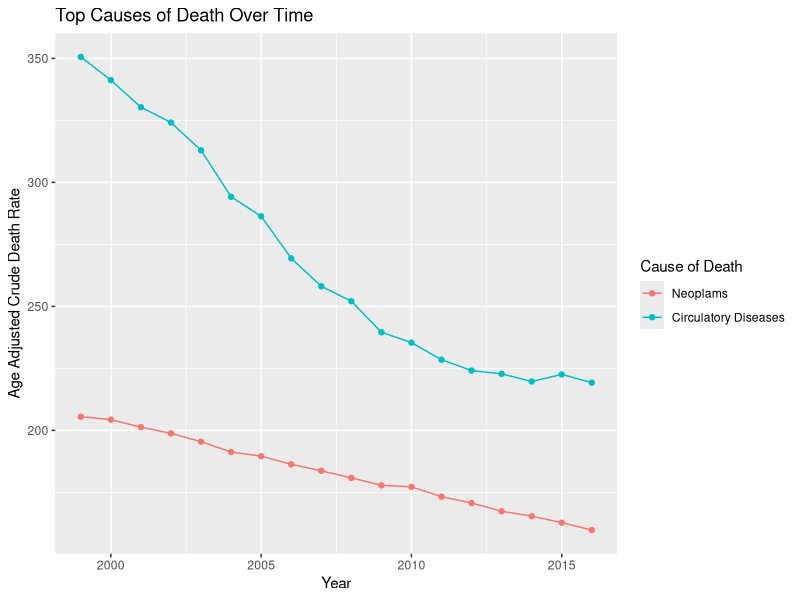
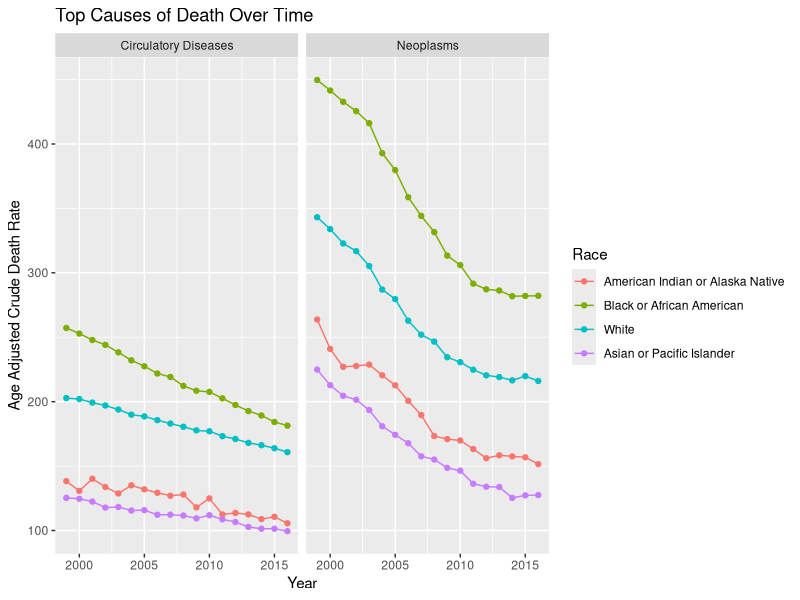
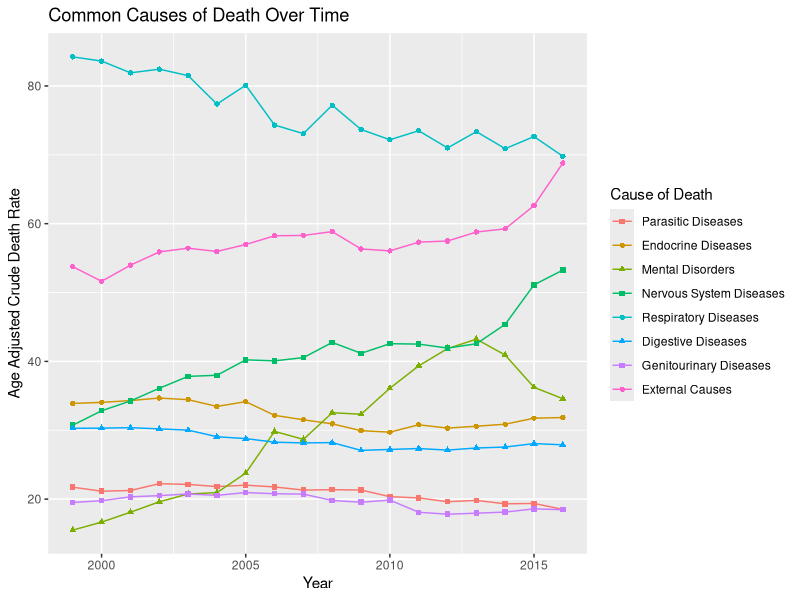
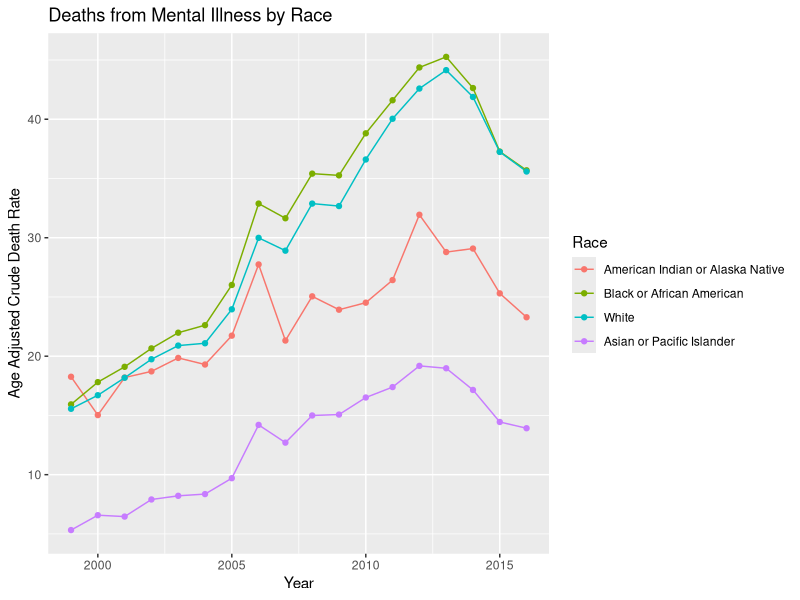
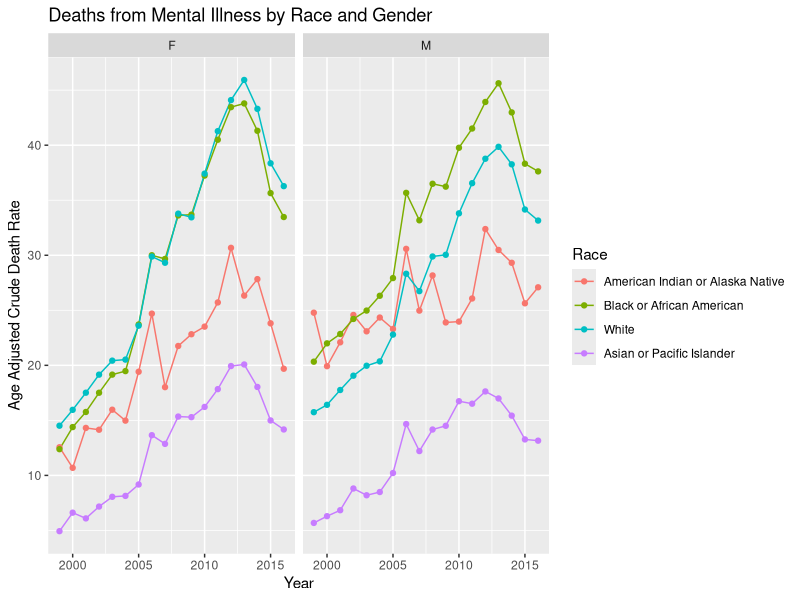
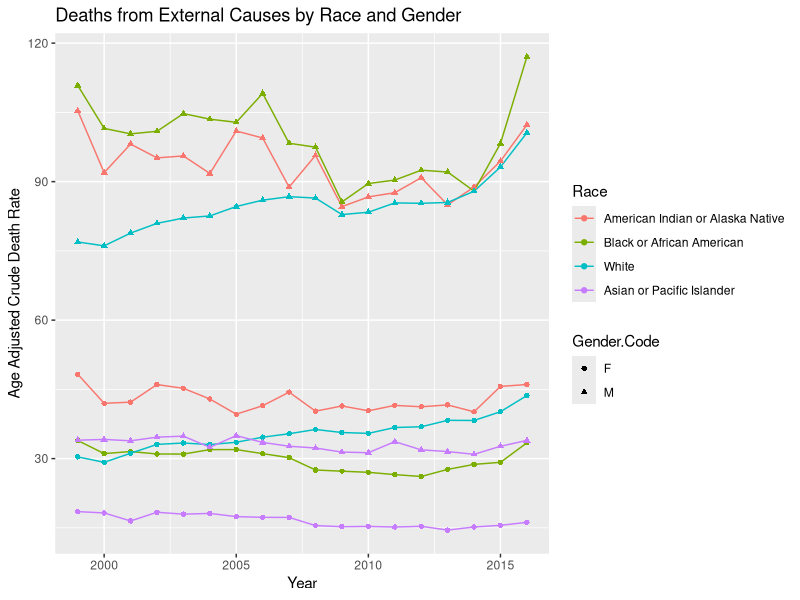
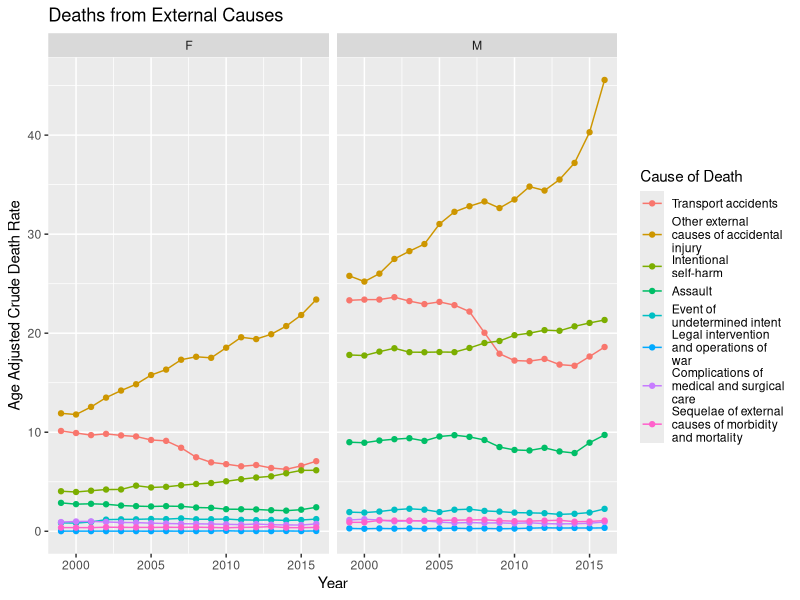

Generate these figures, in order, with R: (Note: this script raises an error after producing the figures.)
# Setup ----
library(rstudioapi)
library(tidyverse)

setwd(dirname(getActiveDocumentContext()$path))

df_1     <- read.delim("mortality_1999-2016_1.txt")
df_1_4   <- read.delim("mortality_1999-2016_1-4.txt")
df_5_9   <- read.delim("mortality_1999-2016_5-9.txt")
df_10_14 <- read.delim("mortality_1999-2016_10-14.txt")
df_15_19 <- read.delim("mortality_1999-2016_15-19.txt")
df_20_24 <- read.delim("mortality_1999-2016_20-24.txt")
df_25_34 <- read.delim("mortality_1999-2016_25-34.txt")
df_35_44 <- read.delim("mortality_1999-2016_35-44.txt")
df_35_44 <- read.delim("mortality_1999-2016_35-44.txt")
df_45_54 <- read.delim("mortality_1999-2016_45-54.txt")
df_55_64 <- read.delim("mortality_1999-2016_55-64.txt")
df_65_74 <- read.delim("mortality_1999-2016_65-74.txt")
df_75_84 <- read.delim("mortality_1999-2016_75-84.txt")
df_85    <- read.delim("mortality_1999-2016_85+.txt")

df <- rbind(df_1, 
            df_1_4, 
            df_5_9, 
            df_10_14, 
            df_15_19, 
            df_20_24, 
            df_25_34, 
            df_35_44,
            df_45_54,
            df_55_64,
            df_65_74,
            df_75_84,
            df_85)

# Data Cleaning ----

# Check for NA values
apply(df, 2, function(x) sum(is.na(x)))

# Create new dataframe to examine cause of NA Age Group values
age_group_na <- subset(df, subset = is.na(df$Age.Group.Code))

head(age_group_na)

# Remove NA Age Group values

df <- subset(df, subset = !is.na(df$Age.Group.Code))

# Create new dataframe to examine cause of NA Year values
year_na <- subset(df, subset = is.na(df$Year))

head(year_na)

# Remove NA Year values

df <- subset(df, subset = !is.na(df$Year))

# Check empty values

apply(df, 2, function(x) sum(x == ""))

# Check dataframe length to see if empty Notes values = total columns

dim(df)

# Check dataframe structure

str(df)

# Check unique values of columns to be converted into keys

unique(df$ICD.Sub.Chapter)
unique(df$ICD.Sub.Chapter.Code)
unique(df$Year)
unique(df$Year.Code)
unique(df$Age.Group)
unique(df$Age.Group.Code)
unique(df$Gender)
unique(df$Gender.Code)
unique(df$Race)
unique(df$Race.Code)

# Rename non-matching age groups

df$Age.Group <- gsub("(5-9 years)|(10-14 years)", "5-14 years", df$Age.Group)
df$Age.Group <- gsub("(15-19 years)|(20-24 years)", "15-24 years", df$Age.Group)
df$Age.Group.Code <- gsub("(5-9)|(10-14)", "5-14", df$Age.Group.Code)
df$Age.Group.Code <- gsub("(15-19)|(20-24)", "15-24", df$Age.Group.Code)

#Make ICD chapters

icd_key <- data.frame(
  ICD.Chapter.Code = c(
    "A00-B99",
    "C00-D48",
    "D50-D89",
    "E00-E90",
    "F00-F99",
    "G00-G99",
    "H00-H59",
    "H60-H95",
    "I00-I99",
    "J00-J99",
    "K00-K93",
    "L00-L99",
    "M00-M99",
    "N00-N99",
    "O00-O99",
    "P00-P96",
    "Q00-Q99",
    "R00-R99",
    "S00-T98",
    "V01-Y98",
    "Z00-Z99",
    "U00-U99"
  ),
  ICD.Chapter = c(
    "Parasitic Diseases",
    "Neoplams",
    "Blood Diseases",
    "Endocrine Diseases",
    "Mental Disorders",
    "Nervous System Diseases",
    "Eye Diseases",
    "Ear Diseases",
    "Circulatory Diseases",
    "Respiratory Diseases",
    "Digestive Diseases",
    "Skin Diseases",
    "Musculoskeletal Diseases",
    "Genitourinary Diseases",
    "Pregnancy/Childbirth",
    "Perinatal Conditions",
    "Congenital Malformations",
    "Not Classified Elsewhere",
    "Consequences of External Causes",
    "External Causes",
    "Healthcare Factors",
    "Special Purposes"
  )
)

# Add ICD Chapter Codes to df

library(sqldf)

df <- sqldf("SELECT df.*, icd_key.'ICD.Chapter.Code' 
      FROM df 
      JOIN icd_key ON 
        LEFTSTR(df.'ICD.Sub.Chapter.Code', 3) >= 
          LEFTSTR(icd_key.'ICD.Chapter.Code', 3)
        AND LEFTSTR(df.'ICD.Sub.Chapter.Code', 3) <= 
            RIGHTSTR(icd_key.'ICD.Chapter.Code', 3)")

# Convert Data Types

factors <- c("ICD.Chapter.Code", 
            "ICD.Sub.Chapter.Code",
            "Age.Group.Code",
            "Gender.Code",
            "Race.Code")

df[,factors] <- lapply(df[,factors],
                        factor)

# Create keys for columns to be removed

gender_key <- unique(df[, c("Gender.Code", "Gender")])
age_key <- unique(df[, c("Age.Group.Code", "Age.Group")])
icd_sub_key <- unique(df[, c("ICD.Chapter.Code", "ICD.Sub.Chapter.Code", "ICD.Sub.Chapter")])
race_key <- unique(df[, c("Race.Code", "Race")])

# Sort race_key alphabetically by code

race_key <- arrange(race_key, Race.Code)
icd_key <- arrange(icd_key, ICD.Chapter.Code)
icd_sub_key <- arrange(icd_sub_key, ICD.Sub.Chapter.Code)

# Add population weights to age key

age_key$Age.Weight <- c(0.013818, # <1
                        0.055317, # 1-4
                        0.145565, # 5-14
                        0.138646, # 15-24
                        0.135573, # 25-34
                        0.162613, # 35-44
                        0.134834, # 45-54
                        0.087247, # 55-64
                        0.066037, # 65-74
                        0.044842, # 75-84
                        0.015508  # >=85
)

# Remove unwanted columns
df <- subset(df, select = -c(1, 2, 5, 6, 8, 10, 14))

# Put ICD.Chapter.Code first

df <- select(df, ICD.Chapter.Code, everything())

# Collapse duplicate age groups

df <- df %>% 
  group_by(ICD.Chapter.Code, ICD.Sub.Chapter.Code, Year, Age.Group.Code, Gender.Code, Race.Code) %>%
  summarize_all(sum) %>%
  ungroup()

# Exploratory Analysis ----

total_deaths <- df %>%
  left_join(icd_key, by = c("ICD.Chapter.Code" = "ICD.Chapter.Code")) %>%
  group_by(ICD.Chapter.Code, ICD.Chapter) %>%
  summarise(Deaths = sum(Deaths)) %>%
  arrange(desc(Deaths))

print(total_deaths)

# Create function for calculating age adjusted death rates

# Function takes the name of the dataframe, then the name(s) of any grouping variables of interest
age_adjust <- function(X, ...){
  
  # Age.Group.Call needs to be included alongside the specific groups listed in the function call.
  X <- group_by(X, ..., Age.Group.Code)
  
  X <- summarise(X, Population = sum(unique(Population)), Deaths = sum(Deaths))
  
  # Calculate crude rate for each age group
  X$Crude.Rate <- (X$Deaths * 100000) / X$Population
  
  # Add in the age weights from the age_key dataframe 
  X <- merge(
    X,
    age_key[, c("Age.Group.Code", "Age.Weight")],
    by = "Age.Group.Code"
  ) 
  
  # Multiply crude rates by age weight and sum across age groups for finished product
  X$Age.Adjustment <- X$Age.Weight * X$Crude.Rate
  
  X <- group_by(X, ...)
  
  X <- summarise(X, Crude.Rate.Adjusted = sum(Age.Adjustment))
  
  return(X)
}

# Age Adjusted Crude Rate by year for two causes of death

death_cause <- c("I00-I99", "C00-D48")

filter(df, ICD.Chapter.Code %in% death_cause) %>%
  age_adjust(ICD.Chapter.Code, Year) %>%
  ggplot(aes(x = Year, y = Crude.Rate.Adjusted, color = ICD.Chapter.Code)) +
  geom_line() +
  geom_point() +
  ylab("Age Adjusted Crude Death Rate") +
  labs(title = "Top Causes of Death Over Time") +
  scale_color_discrete(
    labels = icd_key$ICD.Chapter[
      icd_key$ICD.Chapter.Code %in% death_cause
    ],
    name = "Cause of Death"
  )

# Age Adjusted Crude Rate by year and race for two causes of death

labels_top <- c("Neoplasms", "Circulatory Diseases")
names(labels_top) <- death_cause

filter(df, ICD.Chapter.Code %in% death_cause) %>%
  age_adjust(ICD.Chapter.Code, Year, Race.Code) %>%
  ggplot(aes(x = Year, y = Crude.Rate.Adjusted, color = Race.Code)) +
  geom_line() +
  geom_point() +
  facet_wrap(~ICD.Chapter.Code, labeller = labeller(ICD.Chapter.Code = labels_top))+
  ylab("Age Adjusted Crude Death Rate") +
  labs(title = "Top Causes of Death Over Time") +
  scale_color_discrete(labels = race_key$Race, name = "Race")

# Age adjusted crude rate for common causes of death 

death_cause <- total_deaths$ICD.Chapter.Code[
  which(
    total_deaths$Deaths > 999999 & 
      total_deaths$Deaths < 10000000
  )
]

filter(df, ICD.Chapter.Code %in% death_cause) %>%
  age_adjust(ICD.Chapter.Code, Year) %>%
  ggplot(aes(x = Year, y = Crude.Rate.Adjusted, color = ICD.Chapter.Code)) +
  geom_line() +
  geom_point(aes(shape = ICD.Chapter.Code)) + 
  ylab("Age Adjusted Crude Death Rate") +
  labs(title = "Common Causes of Death Over Time") +
  scale_color_discrete(
    labels = icd_key$ICD.Chapter[
      icd_key$ICD.Chapter.Code %in% death_cause
    ],
    name = "Cause of Death"
  ) +
  scale_linetype_discrete(
    labels = icd_key$ICD.Chapter[
      icd_key$ICD.Chapter.Code %in% death_cause
    ],
    name = "Cause of Death"
  ) +
  scale_shape_manual(
    labels = icd_key$ICD.Chapter[
      icd_key$ICD.Chapter.Code %in% death_cause
    ],
    name = "Cause of Death",
    values = c(15, 16, 17, 15, 16, 17, 15, 16)
  )

# Mental disorders by race

filter(df, ICD.Chapter.Code == "F00-F99") %>%
  age_adjust(ICD.Chapter.Code, Year, Race.Code) %>%
  ggplot(aes(x = Year, y = Crude.Rate.Adjusted, color = Race.Code)) +
  geom_line() +
  geom_point() +
  ylab("Age Adjusted Crude Death Rate") +
  labs(title = "Deaths from Mental Illness by Race") +
  scale_color_discrete(labels = race_key$Race, name = "Race")

# Mental disorders by race and gender

filter(df, ICD.Chapter.Code == "F00-F99") %>%
  age_adjust(ICD.Chapter.Code, Year, Race.Code, Gender.Code) %>%
  ggplot(aes(x = Year, y = Crude.Rate.Adjusted, color = Race.Code)) +
  facet_wrap(~Gender.Code) +
  geom_line() +
  geom_point() +
  ylab("Age Adjusted Crude Death Rate") +
  labs(title = "Deaths from Mental Illness by Race and Gender") +
  scale_color_discrete(labels = race_key$Race, name = "Race")

# External causes by race and gender

filter(df, ICD.Chapter.Code == "V01-Y98") %>%
  age_adjust(ICD.Chapter.Code, Year, Race.Code, Gender.Code) %>%
  ggplot(aes(x = Year, y = Crude.Rate.Adjusted, color = Race.Code, shape = Gender.Code)) +
  geom_line() +
  geom_point() +
  ylab("Age Adjusted Crude Death Rate") +
  labs(title = "Deaths from External Causes by Race and Gender") +
  scale_color_discrete(labels = race_key$Race, name = "Race")

# External causes Sub-Chapters by gender

filter(df, ICD.Chapter.Code == "V01-Y98") %>%
  age_adjust(ICD.Sub.Chapter.Code, Year, Gender.Code) %>%
  ggplot(aes(x = Year, y = Crude.Rate.Adjusted, color = ICD.Sub.Chapter.Code)) +
  geom_line() +
  geom_point() +
  ylab("Age Adjusted Crude Death Rate") +
  labs(title = "Deaths from External Causes") +
  scale_color_discrete(
    labels = str_wrap(
      icd_sub_key$ICD.Sub.Chapter[icd_sub_key$ICD.Chapter.Code == "V01-Y98"],
      20
    ),
    name = "Cause of Death"
  ) +
  facet_grid(cols = vars(Gender.Code))

             

setNames(1:2, icd_key$ICD.Chapter[icd_key$ICD.Chapter.Code %in% death_cause])
